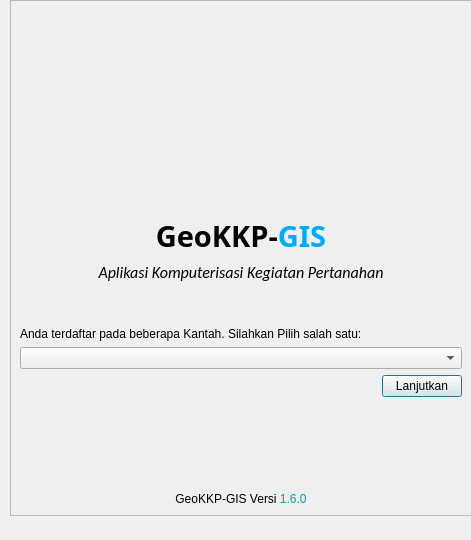
<?xml version="1.0" encoding="UTF-8"?>
<ui version="4.0">
 <class>Dialog</class>
 <widget class="QDialog" name="Dialog">
  <property name="geometry">
   <rect>
    <x>0</x>
    <y>0</y>
    <width>471</width>
    <height>540</height>
   </rect>
  </property>
  <property name="windowTitle">
   <string notr="true">Panel GeoKKP</string>
  </property>
  <widget class="QFrame" name="frame">
   <property name="enabled">
    <bool>true</bool>
   </property>
   <property name="geometry">
    <rect>
     <x>10</x>
     <y>0</y>
     <width>462</width>
     <height>516</height>
    </rect>
   </property>
   <property name="maximumSize">
    <size>
     <width>462</width>
     <height>516</height>
    </size>
   </property>
   <property name="autoFillBackground">
    <bool>false</bool>
   </property>
   <property name="frameShape">
    <enum>QFrame::StyledPanel</enum>
   </property>
   <property name="frameShadow">
    <enum>QFrame::Raised</enum>
   </property>
   <property name="lineWidth">
    <number>0</number>
   </property>
   <layout class="QGridLayout" name="gridLayout">
    <item row="0" column="0">
     <layout class="QVBoxLayout" name="verticalLayout_6">
      <item>
       <layout class="QHBoxLayout" name="horizontalLayout_2">
        <item>
         <spacer name="horizontalSpacer_2">
          <property name="orientation">
           <enum>Qt::Horizontal</enum>
          </property>
          <property name="sizeHint" stdset="0">
           <size>
            <width>100</width>
            <height>20</height>
           </size>
          </property>
         </spacer>
        </item>
        <item>
         <widget class="QLabel" name="label_5">
          <property name="minimumSize">
           <size>
            <width>200</width>
            <height>200</height>
           </size>
          </property>
          <property name="maximumSize">
           <size>
            <width>250</width>
            <height>250</height>
           </size>
          </property>
          <property name="text">
           <string/>
          </property>
          <property name="pixmap">
           <pixmap>../images/logoatrbpn.png</pixmap>
          </property>
          <property name="scaledContents">
           <bool>true</bool>
          </property>
         </widget>
        </item>
        <item>
         <spacer name="horizontalSpacer_3">
          <property name="orientation">
           <enum>Qt::Horizontal</enum>
          </property>
          <property name="sizeHint" stdset="0">
           <size>
            <width>100</width>
            <height>20</height>
           </size>
          </property>
         </spacer>
        </item>
       </layout>
      </item>
      <item>
       <layout class="QVBoxLayout" name="verticalLayout_4">
        <item>
         <widget class="QLabel" name="label_6">
          <property name="sizePolicy">
           <sizepolicy hsizetype="Expanding" vsizetype="Preferred">
            <horstretch>0</horstretch>
            <verstretch>0</verstretch>
           </sizepolicy>
          </property>
          <property name="font">
           <font>
            <family>Book Antiqua</family>
            <pointsize>22</pointsize>
            <weight>75</weight>
            <bold>true</bold>
           </font>
          </property>
          <property name="text">
           <string>&lt;html&gt;&lt;head/&gt;&lt;body&gt;&lt;p&gt;GeoKKP-&lt;span style=&quot; color:#00aaff;&quot;&gt;GIS&lt;/span&gt;&lt;/p&gt;&lt;/body&gt;&lt;/html&gt;</string>
          </property>
          <property name="alignment">
           <set>Qt::AlignCenter</set>
          </property>
         </widget>
        </item>
        <item>
         <widget class="QLabel" name="label_8">
          <property name="sizePolicy">
           <sizepolicy hsizetype="Expanding" vsizetype="Preferred">
            <horstretch>0</horstretch>
            <verstretch>0</verstretch>
           </sizepolicy>
          </property>
          <property name="font">
           <font>
            <family>Calibri</family>
            <pointsize>12</pointsize>
            <italic>true</italic>
           </font>
          </property>
          <property name="text">
           <string>Aplikasi Komputerisasi Kegiatan Pertanahan</string>
          </property>
          <property name="alignment">
           <set>Qt::AlignCenter</set>
          </property>
         </widget>
        </item>
       </layout>
      </item>
      <item>
       <layout class="QVBoxLayout" name="verticalLayout_2">
        <item>
         <spacer name="verticalSpacer">
          <property name="orientation">
           <enum>Qt::Vertical</enum>
          </property>
          <property name="sizeType">
           <enum>QSizePolicy::Maximum</enum>
          </property>
          <property name="sizeHint" stdset="0">
           <size>
            <width>19</width>
            <height>50</height>
           </size>
          </property>
         </spacer>
        </item>
        <item>
         <layout class="QVBoxLayout" name="verticalLayout_3">
          <item>
           <layout class="QVBoxLayout" name="verticalLayout">
            <item>
             <widget class="QLabel" name="label">
              <property name="text">
               <string>Anda terdaftar pada beberapa Kantah. Silahkan Pilih salah satu:</string>
              </property>
             </widget>
            </item>
            <item>
             <widget class="QComboBox" name="comboBox"/>
            </item>
            <item>
             <layout class="QHBoxLayout" name="horizontalLayout">
              <item>
               <spacer name="horizontalSpacer">
                <property name="orientation">
                 <enum>Qt::Horizontal</enum>
                </property>
                <property name="sizeHint" stdset="0">
                 <size>
                  <width>40</width>
                  <height>20</height>
                 </size>
                </property>
               </spacer>
              </item>
              <item>
               <widget class="QPushButton" name="pushButton">
                <property name="text">
                 <string>Lanjutkan</string>
                </property>
               </widget>
              </item>
             </layout>
            </item>
           </layout>
          </item>
          <item>
           <layout class="QVBoxLayout" name="verticalLayout_5">
            <item>
             <spacer name="verticalSpacer_2">
              <property name="orientation">
               <enum>Qt::Vertical</enum>
              </property>
              <property name="sizeType">
               <enum>QSizePolicy::Maximum</enum>
              </property>
              <property name="sizeHint" stdset="0">
               <size>
                <width>20</width>
                <height>100</height>
               </size>
              </property>
             </spacer>
            </item>
            <item>
             <widget class="QLabel" name="lblTermsOfService">
              <property name="text">
               <string>GeoKKP-GIS Versi &lt;a href=&quot;https://github.com/danylaksono/GeoKKP-GIS&quot; style=&quot;color: rgb(0, 157, 165);text-decoration: none;&quot;&gt;1.6.0&lt;/a&gt;</string>
              </property>
              <property name="alignment">
               <set>Qt::AlignCenter</set>
              </property>
             </widget>
            </item>
           </layout>
          </item>
         </layout>
        </item>
       </layout>
      </item>
     </layout>
    </item>
   </layout>
  </widget>
 </widget>
 <resources/>
 <connections/>
</ui>
